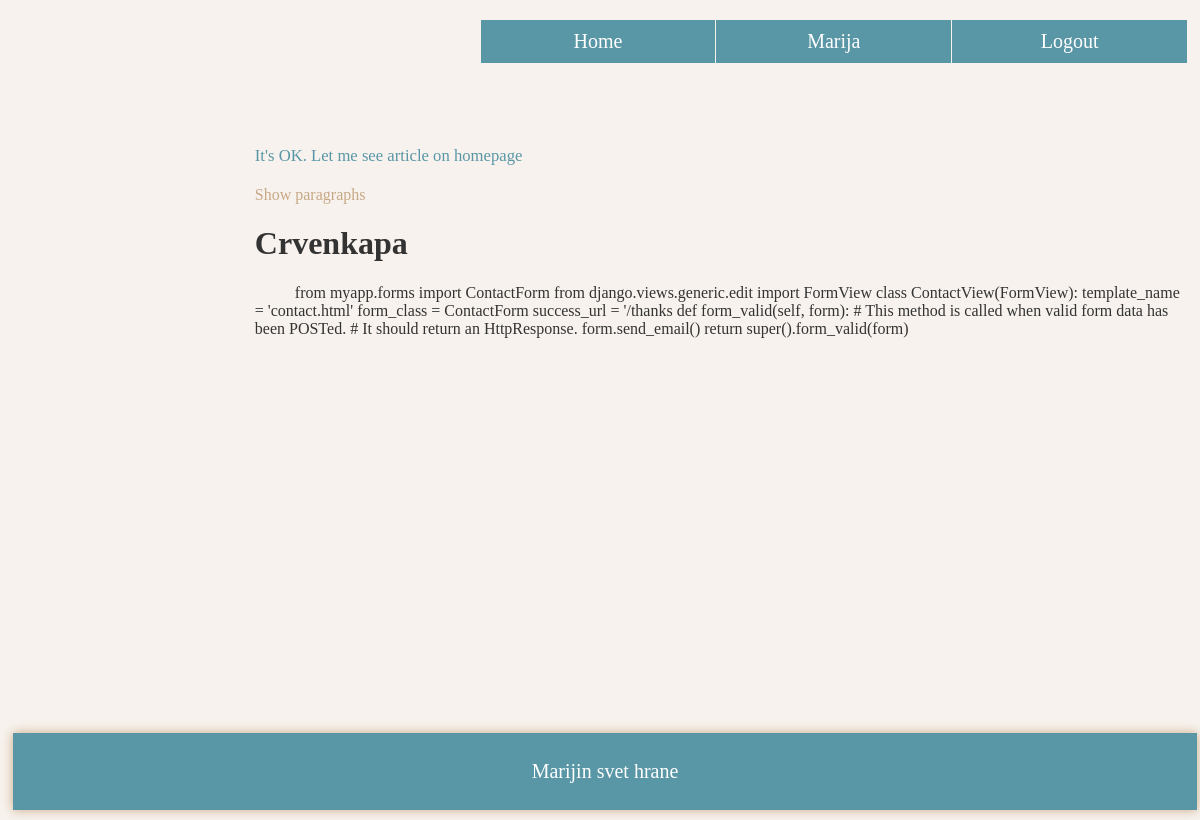
The app's page /post/4/ (signed in) with its own data.
### blog/models.py (models this page shows, shortened)
class Post(models.Model):
    title = models.CharField(max_length=100)
    content = models.TextField()
    date_posted = models.DateTimeField(auto_now_add=True)
    author = models.ForeignKey(User, on_delete=models.CASCADE)

### blog/views.py (the view)
# urls.py: path('post/<int:pk>/', PostDetailView.as_view(), name='post-detail'),
class PostDetailView(DetailView):
	model=Post

### blog/templates/blog/post_detail.html (shortened to what this page needs)
{% extends 'blog/base.html' %}
{% block content %}
<div class='column main'>
	<div class='sort'><a href="{% url 'blog-home' %}"><small>It's OK. Let me see article on homepage</small></a></div>
	<div class='content'>
		<div class='detail_post'>
			<p class='read'><span onclick="f_paragraphs()">Show paragraphs</span> </p>
		<h1>{{ object.title }}</h1>
		<p id='arranged_content' style="text-indent: 40px">{{ object.content }}</p>
		</div>
	</div>
</div>
{% endblock content %}

### blog/templates/blog/base.html (shortened to what this page needs)
{% load static %}
<!DOCTYPE html>
<html>
<head>
  <link rel="stylesheet" type="text/css" href="{% static 'blog/main.css' %}">
</head>
<body>
  <div class='kontejner'>
    <div class='nav'>
      {% if user.is_authenticated %}
      <a href="{% url 'logout' %}">Logout</a>
      <a href="{% url 'profile' %}">{{ user.username }}</a>
      {% else %}
      <a href="{% url 'login' %}">Login</a>
      <a href="{% url 'register' %}">Register</a>
      {% endif %}
      <a href="{% url 'blog-home' %}">Home</a>
    </div>
    <div class='art'>
    {% block content %}{% endblock content %}
    </div>
      <div class="footer"><p>Marijin svet hrane</p></div>
  </div>
</body>
</html>

### blog/static/blog/main.css (style rules this page uses)
html { background-color: #f7f2ed }
* { box-sizing: border-box; }
body { font-family: Palatino Linotype, "Palatino Linotype","Times New Roman", "Droid Serif", Roboto, Arial, Helvetica, sans-serif; }
html, body { height:100%; }
.kontejner { min-height:100%; position: relative; }
.nav { margin: 20px 5px 0 5px; }
.nav ::placeholder { color: #bdd4db; }
.nav a { color: white; font-size: 20px; text-decoration: none; text-align: center; padding:10px 7px 10px 7px; width: 20%; float: right; background-color: #5996a6; margin-left: 1px; }
.column { padding: 10px; color: #333333; margin-top: 70px; float: right; }
.main { width: 80%; }
.sort a { color: #5996a6; font-size: 20px; text-decoration: none; padding:10px 0; text-align: left; }
.content { margin-top: 20px; }
p.read { color: #c7a885; transition: 1s; }
.art:after { content: ""; display: table; clear: both; }
.footer { position: absolute; bottom: 5px; display: block; background-color: #5996a6; color: white; padding: 7px 10px 7px 10px; width: 100%; text-align: center; box-shadow: 0 0 10px #c7a885; font-size: 20px; margin: 5px; }
.detail_post { margin-bottom: 170px }

### records on screen
Post: title "Crvenkapa", content "from myapp.forms import ContactForm from django.views.generic.edit import FormView class ContactView(FormView): template_name = 'contact.html' form_class = ContactForm success_url = '/thanks def form_valid(self, form): # This method is called when valid form data has been POSTed. # It should return an HttpResponse. form.send_email() return super().form_valid(form)"

### other values on screen
{{ user.username }} "Marija"
